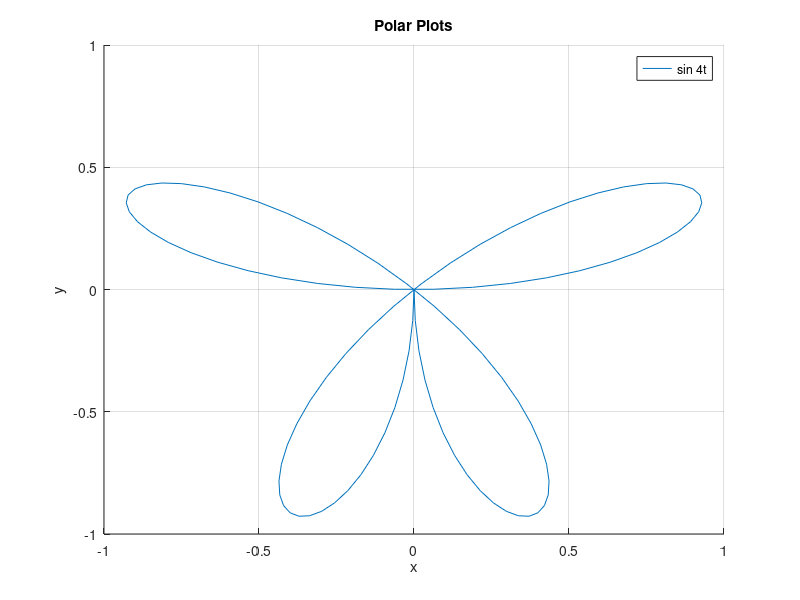

This chart was generated by the following MATLAB code:
#!/usr/bin/env -S octave -q

% poleplot.m
% Date  : 16 September 2017
% Author: Ankit Pati

hold on;
grid on;

title('Polar Plots');
xlabel('x');
ylabel('y');

t = linspace(-pi/2, pi/2);
f = sin(4*t);

polar(t, f, ';sin 4t;');

legend('show');

drawnow();
input('Press enter key to terminate...');

% end of poleplot.m
